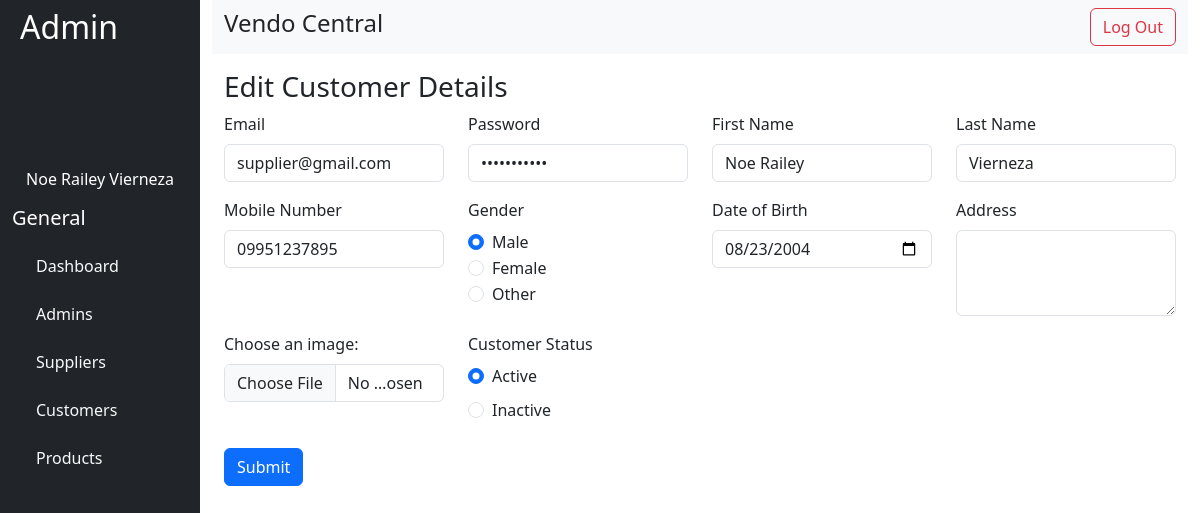
/admin_customer_edit.php?id=2 (signed in), run on the app's committed database.
### tables this page shows
CREATE TABLE users (
    user_id INT(11) UNIQUE AUTO_INCREMENT PRIMARY KEY,
    user_email VARCHAR(255) NOT NULL,
    user_password VARCHAR(255) NOT NULL,
    user_fname VARCHAR(30) NOT NULL,
    user_lname VARCHAR(30) NOT NULL,
    user_mobile VARCHAR(15) NOT NULL,
    user_gender ENUM('Male', 'Female', 'Other') NOT NULL,
    user_dob DATE NOT NULL,
    user_address TEXT NOT NULL,
    user_path TEXT NOT NULL,
    user_type ENUM('Admin', 'Supplier', 'Customer') NOT NULL,
    user_status ENUM('Active', 'Inactive') NOT NULL
);

### admin_customer_edit.php (the view, shortened to what this page needs)
<?php
require_once 'config/connection.php';
$getname = mysqli_query($connection, "SELECT CONCAT(user_fname, ' ', user_lname) AS full_name FROM users;");
$row = mysqli_fetch_assoc($getname);
$full_name = $row['full_name'];
$query = mysqli_query($connection, "SELECT * FROM users WHERE user_id=" . $_GET['id']);
$getquery = mysqli_fetch_array($query, MYSQLI_ASSOC);
            ?>
<!DOCTYPE html>
<html lang="en">
<head>
    <link rel="stylesheet" href="https://cdn.jsdelivr.net/npm/bootstrap@5.3.2/dist/css/bootstrap.min.css">
</head>
<body class="m-0">
    <div class="container-fluid">
        <div class="row">
            <div class="col-2 vh-100 bg-dark text-white">
                <h2 class="m-2">Admin</h2>
                <div class="rounded-circle overflow-hidden mb-3" style="width: 100px; height: 100px; margin: auto;">
                </div>
                <div class="text-center">
                    <h6>
                        <?php echo $full_name; ?>
                    </h6>
                </div>
                <div class="ml-2">
                    <h5 class="mt-3">General</h5>
                    <ul class="list-unstyled">
                        <li class="m-4"><a href="dashboard_admin.php"
                                class="text-decoration-none text-light">Dashboard</a></li>
                        <li class="m-4"><a href="admin_config.php" class="text-decoration-none text-light">Admins</a>
                        </li>
                        <li class="m-4"><a href="admin_supplier_config.php"
                                class="text-decoration-none text-light">Suppliers</a></li>
                        <li class="m-4"><a href="admin_customer_config.php"
                                class="text-decoration-none text-light">Customers</a>
                        </li>
                        <li class="m-4"><a href="admin_products_config.php"
                                class="text-decoration-none text-light">Products</a>
                        </li>
                    </ul>
                </div>
            </div>
            <div class="col-10 d-flex flex-column">
                <?php include('includes/header.php'); ?>
                <div class="container mt-3">
                    <h3>Edit Customer Details</h3>
                    <form action="admin_customer_config.php" method="post" enctype="multipart/form-data">
                        <div class="row">
                            <div class="col-md-3 mb-3">
                                <label for="email" class="form-label">Email</label>
                                <input type="email" class="form-control" id="email" name="email"
                                    value="<?php echo $getquery['user_email']; ?>">
                            </div>
                            <div class="col-md-3 mb-3">
                                <label for="password" class="form-label">Password</label>
                                <input type="password" class="form-control" id="password" name="pass"
                                    value="<?php echo $getquery['user_password']; ?>">
                            </div>
                            <div class="col-md-3 mb-3">
                                <label for="fname" class="form-label">First Name</label>
                                <input type="text" class="form-control" id="fname" name="fname"
                                    value="<?php echo $getquery['user_fname']; ?>">
                            </div>
                            <div class="col-md-3 mb-3">
                                <label for="lname" class="form-label">Last Name</label>
                                <input type="text" class="form-control" id="lname" name="name"
                                    value="<?php echo $getquery['user_lname']; ?>">
                            </div>
                            <div class="col-md-3 mb-3">
                                <label for="number" class="form-label">Mobile Number</label>
                                <input type="text" class="form-control" id="number" name="number"
                                    value="<?php echo $getquery['user_mobile']; ?>">
                            </div>
                            <div class="col-md-3 mb-3">
                                <label class="form-label">Gender</label>
                                <div class="form-check">
                                    <input class="form-check-input" type="radio" name="usergender" value="Male" <?php if ($getquery['user_gender'] == 'Male')
                                        echo 'checked=checked"'; ?> id="genderMale">
                                    <label class="form-check-label" for="genderMale">Male</label>
                                </div>
                                <div class="form-check">
                                    <input class="form-check-input" type="radio" name="usergender" value="Female" <?php if ($getquery['user_gender'] == 'Female')
                                        echo 'checked=checked"'; ?>
                                        id="genderFemale">
                                    <label class="form-check-label" for="genderFemale">Female</label>
                                </div>
                                <div class="form-check">
                                    <input class="form-check-input" type="radio" name="usergender"
                                        value="Other" <?php if ($getquery['user_gender'] == 'Other')
                                            echo 'checked=checked"'; ?> id="genderOther">
                                    <label class="form-check-label" for="genderOther">Other</label>
                                </div>
                            </div>
                            <div class="col-md-3 mb-3">
                                <label for="bday" class="form-label">Date of Birth</label>
                                <input type="date" class="form-control" id="bday" name="bday"
                                    value="<?php echo $getquery['user_dob']; ?>">
                            </div>
                            <div class="col-md-3 mb-3">
                                <label for="address" class="form-label">Address</label>
                                <textarea class="form-control" id="address" name="address"
                                    value="<?php echo $getquery['user_address']; ?>" rows="3"></textarea>
                            </div>
                            <div class="col-md-3 mb-3">
                                <label for="imageInput" class="form-label">Choose an image:</label>
                                <input type="file" class="form-control" id="imageInput" name="images"
                                    value="<?php echo $getquery['user_path']; ?>" width="100" height="100">
                            </div>
                            <div class="col-md-3 mb-3">
                                <label for="userStatus" class="form-label">Customer Status</label>
                                <div class="form-check">
                                    <label for="customerstatus" class="form-label">Active</label>
                                    <input class="form-check-input" type="radio" name="user_status" value="Active" <?php if ($getquery['user_status'] == 'Active')
                                        echo 'checked="checked"'; ?>>
                                </div>
                                <div class="form-check">
                                    <label for="userStatus" class="form-label">Inactive</label>
                                    <input class="form-check-input" type="radio" name="user_status" value="Inactive"
                                        <?php if ($getquery['user_status'] == 'Inactive')
                                            echo 'checked="checked"'; ?>>
                                </div>
                            </div>
                        </div>
                        <button type="submit" class="btn btn-primary" name="update">Submit</button>
                    </form>
                </div>
            </div>
        </div>
    </div>
</body>
</html>

### data on the page
users: email "supplier@gmail.com", fname "Noe Railey", name "Vierneza", number "09951237895", user_gender "☑ Male", user_gender "☐ Female", user_gender "☐ Other", bday "08/23/2004", user_status "☑"

### other printed values
$full_name "Noe Railey Vierneza"
